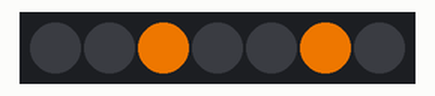
This sketch was run on a simulated Arduino Uno, built with avr-gcc and run on an emulated ATmega328P. Shown: 7 RGB LEDs in strip order, left to right. Dim RGB values are drawn brighter than linear.

Above: at 0.15 s.
At 8.4 s:
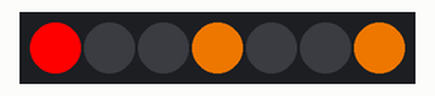
At 18.15 s:
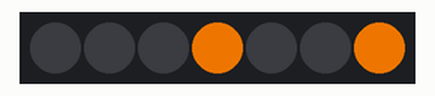
At 28.15 s:
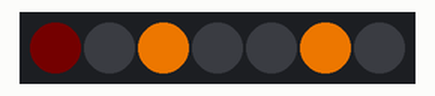
At 34.15 s:
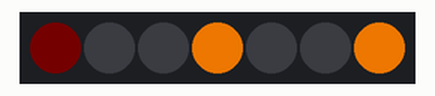
At 38.4 s:
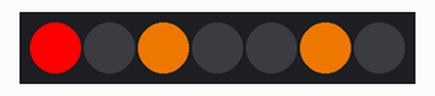
Timing chart, 0 to 40.0 s (numbered marks = the images above):
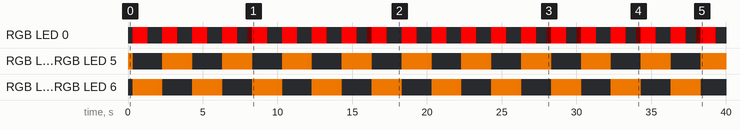

The sketch:

led.ino
```cpp
/*
 * light_ws2812 example
 *
 * Created: 07.03.2014 12:49:30
 *  Author: Matthias Riegler
 */

#include "WS2812.h"

WS2812 LED(7); // 1 LED

cRGB value;

byte anim[12] = {0b01001001,
	             0b01001000,
	             0b00100101,
                 0b00100100,
	             0b01001001,
                 0b01001000,
	             0b00100101,
                 0b00100100,
	             0b01001001,
                 0b01001000,
	             0b00100101,
                 0b00100100};

void setup() {
	Serial.begin(115200);
	LED.setOutput(9);     // Digital Pin 9
	value.b = 0;
	value.g = 0;
	value.r = 0;
	for(int i = 0; i < 7; i++) {
		LED.set_crgb_at(i, value);
	}
	LED.sync();
}
int n = 12;
unsigned long dt = 1000;
unsigned long t = 0;
unsigned long pt = 0;
unsigned long offset = 0;
int kk=0;
//Fin de millis -> t = 0 + el resto de la division del maximo millis con dt ¿?¿?¿?¿?¿?¿?¿?¿?
void loop() {
	t = millis();
	int tf = t % dt;
	int nf = ((t / dt) % n);
	byte pframe = anim[nf == 0 ? n - 1 : nf - 1];
	byte frame = anim[nf];
	for(int i = 0; i < 7; i++) {
		boolean pbit = bitRead(pframe, i);
		boolean bit = bitRead(frame, i);
		double ti = constrain(3*double(tf) / double(dt),0.0,1.0);
		byte pix = byte((pbit * 255.0 * (1 - ti)) + (bit * 255.0 * ti));
		value.SetHSV(i == 0 ? 0 : 30, 255, i == 0 ? pix : map(pix,0,255,0,200));
		LED.set_crgb_at(i, value);
	}
	LED.sync();
    pt=t;
}
```
